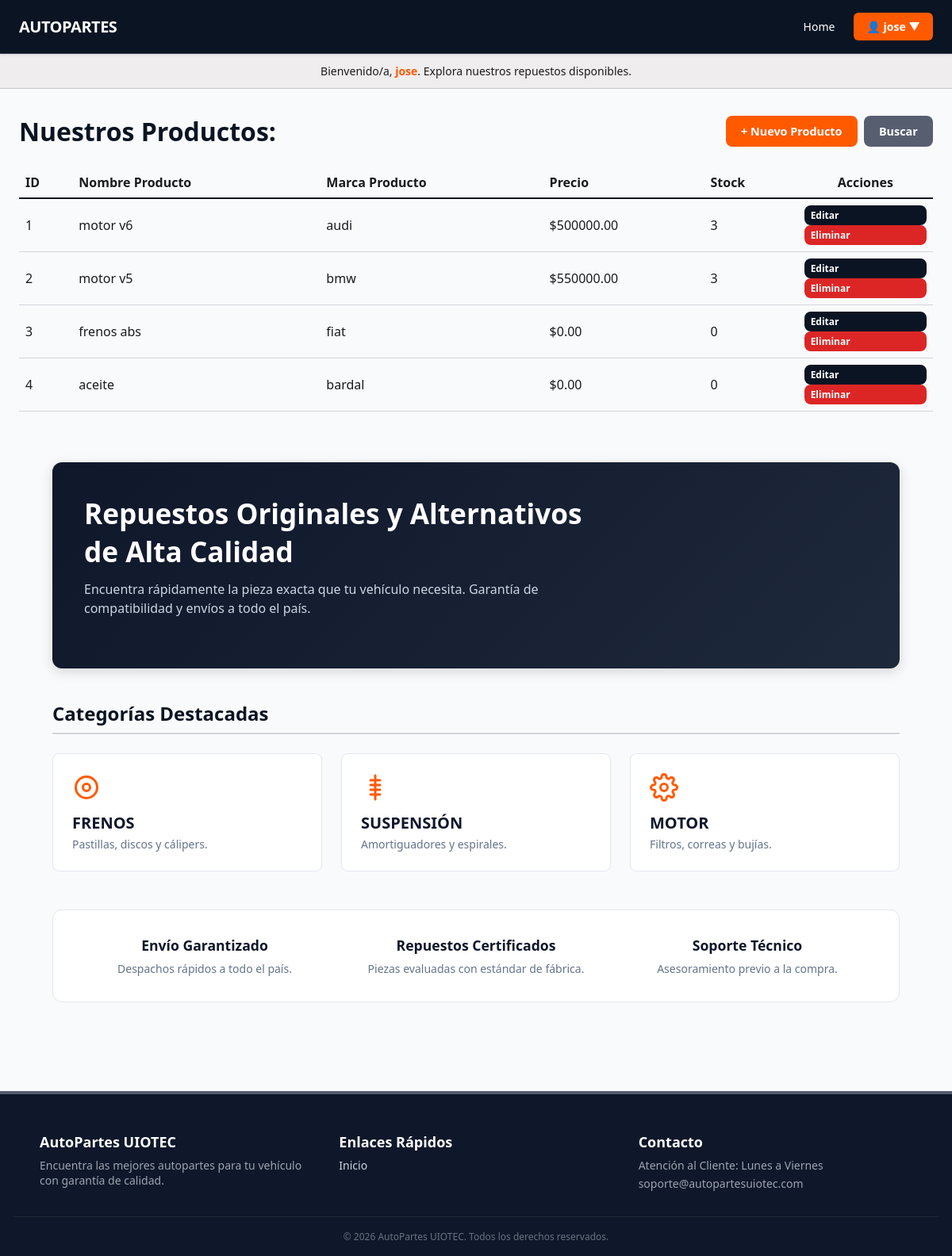
Screenshot of /productos/ (signed in) with the database file from the repository.
### Autopartes/models.py (models this page shows, shortened)
class Productos(models.Model):
    nombre_producto = models.CharField(max_length=30)
    marca_producto = models.CharField(max_length=20)
    precio = models.DecimalField(max_digits=10, decimal_places=2, default=0.00)
    stock = models.IntegerField(default=0)

### Autopartes/views.py (the view)
# urls.py: path('productos/', views.mostrar_productos, name='productos'),
def mostrar_productos(request):
    producto = Productos.objects.all()
    context = {'producto': producto}
    return render(request, 'Autopartes/productos.html', context=context)

### templates/Autopartes/productos.html (shortened to what this page needs)
{% extends 'Autopartes/index.html' %}
{% load static %}
{% block codigoDinamico %}
<div class="main-container">
    <div style="display: flex; justify-content: space-between; align-items: center; margin-bottom: 1.5rem;">
        <h1 style="color: var(--primary); margin: 0;">Nuestros Productos:</h1>
        <div style="display: flex; gap: 0.5rem;">
            <a href="{% url 'Crear productos' %}" class="btn-orange">
                + Nuevo Producto
            </a>
            <a href="{% url 'buscar_marca_producto' %}" class="btn-orange" style="background-color: var(--secondary);">
                Buscar
            </a>
        </div>
    </div>
    <table class="table" style="width: 100%; border-collapse: collapse; margin-top: 1rem;">
        <thead>
            <tr style="border-bottom: 2px solid var(--primary); text-align: left;">
                <th scope="col" style="padding: 0.5rem;">ID</th>
                <th scope="col" style="padding: 0.5rem;">Nombre Producto</th>
                <th scope="col" style="padding: 0.5rem;">Marca Producto</th>
                <th scope="col" style="padding: 0.5rem;">Precio</th>
                <th scope="col" style="padding: 0.5rem;">Stock</th>
                <th scope="col" style="padding: 0.5rem; text-align: center;">Acciones</th>
            </tr>
        </thead>
        <tbody>
            {% for p in producto %}
                <tr style="border-bottom: 1px solid var(--border-color);">
                    <td style="padding: 0.5rem;">{{ p.id }}</td>
                    <td style="padding: 0.5rem;">{{ p.nombre_producto }}</td>
                    <td style="padding: 0.5rem;">{{ p.marca_producto }}</td>
                    <td style="padding: 0.5rem;">${{ p.precio|floatformat:2 }}</td>
                    <td style="padding: 0.5rem;">{{ p.stock }}</td>
                    <td style="padding: 0.5rem; text-align: center; white-space: nowrap;">
                        <a href="{% url 'actualizar_producto' p.id %}"
                           class="btn-orange"
                           style="padding: 0.25rem 0.5rem; font-size: 0.75rem; background-color: var(--primary);">
                            Editar
                        </a>
                        <a href="{% url 'eliminar_producto' p.id %}"
                           class="btn-orange"
                           style="padding: 0.25rem 0.5rem; font-size: 0.75rem; background-color: #dc2626;">
                            Eliminar
                        </a>
                    </td>
                </tr>
            {% empty %}
                <tr>
                    <td colspan="4" style="padding: 1rem;">No hay productos disponibles.</td>
                </tr>
            {% endfor %}
        </tbody>
    </table>
</div>
{% endblock codigoDinamico %}

### templates/Autopartes/index.html (shortened to what this page needs)
{% load static %}
<!DOCTYPE html>
<html lang="es">
<head>
    <link rel="stylesheet" href="{% static 'Autopartes/styles.css' %}">
</head>
<body>
    <nav class="navbar">
        <div class="navbar-container">
            <a href="{% url 'index' %}" class="brand-title">
                Autopartes
            </a>
            <ul class="nav-links">
                <li><a href="{% url 'index' %}" style="color: var(--on-primary);">Home</a></li>
                {% if request.user.is_authenticated %}
                    <details style="position: relative; list-style: none;">
                        <summary style="list-style: none; cursor: pointer; background-color: #ff5a00; color: white; padding: 0.5rem 1rem; border-radius: 6px; font-weight: bold; display: inline-block;">
                            👤 {{ request.user.first_name|default:request.user.username }} ▼
                        </summary>
                    </details>
                {% endif %}
            </ul>
        </div>
    </nav>
    <div class="banner-info">
        <span>
            {% if request.user.is_authenticated %}
                Bienvenido/a, <strong style="color: #FF5A00;">{{ request.user.first_name|default:request.user.username }}</strong>. Explora nuestros repuestos disponibles.
            {% endif %}
        </span>
    </div>
    {% block codigoDinamico %}
    {% endblock codigoDinamico %}
    <main class="main-container" style="max-width: 1100px; margin: 2rem auto; padding: 0 1rem;">
        <section style="background: linear-gradient(135deg, #0f172a 0%, #1e293b 100%); color: #ffffff; padding: 2.5rem; border-radius: 12px; margin-bottom: 2.5rem; box-shadow: 0 4px 15px rgba(0,0,0,0.15);">
            <div style="max-width: 650px;">
                <h1 style="font-size: 2.2rem; font-weight: 800; margin-top: 0; margin-bottom: 0.75rem; color: #ffffff;">
                    Repuestos Originales y Alternativos de Alta Calidad
                </h1>
                <p style="color: #cbd5e1; font-size: 1rem; line-height: 1.5; margin-bottom: 1.5rem;">
                    Encuentra rápidamente la pieza exacta que tu vehículo necesita. Garantía de compatibilidad y envíos a todo el país.
                </p>
            </div>
        </section>
        <section style="margin-bottom: 3rem;">
            <h2 style="font-size: 1.5rem; font-weight: 700; color: var(--primary); margin-bottom: 1.5rem; border-bottom: 2px solid var(--border-color); padding-bottom: 0.5rem;">
                Categorías Destacadas
            </h2>
            <div class="cards-grid" style="display: grid; grid-template-columns: repeat(auto-fit, minmax(250px, 1fr)); gap: 1.5rem;">
                <div class="industrial-card" style="background: #ffffff; border: 1px solid #e2e8f0; border-radius: 8px; padding: 1.5rem; display: flex; flex-direction: column; justify-content: space-between;">
                    <div>
                        <svg width="36" height="36" viewBox="0 0 24 24" fill="none" stroke="#FF5A00" stroke-width="2" stroke-linecap="round" stroke-linejoin="round">
                            <circle cx="12" cy="12" r="9"></circle>
                            <circle cx="12" cy="12" r="3"></circle>
                        </svg>
                        <h3 style="font-size: 1.25rem; font-weight: 700; color: #0f172a; text-transform: uppercase; margin-top: 0.5rem;">Frenos</h3>
                        <p style="font-size: 0.875rem; color: #64748b; margin-top: 0.25rem;">Pastillas, discos y cálipers.</p>
                    </div>
                </div>
                <div class="industrial-card" style="background: #ffffff; border: 1px solid #e2e8f0; border-radius: 8px; padding: 1.5rem; display: flex; flex-direction: column; justify-content: space-between;">
                    <div>
                        <svg width="36" height="36" viewBox="0 0 24 24" fill="none" stroke="#FF5A00" stroke-width="2" stroke-linecap="round" stroke-linejoin="round">
                            <path d="M12 2v20M8 6h8M8 10h8M8 14h8M8 18h8"></path>
                        </svg>
                        <h3 style="font-size: 1.25rem; font-weight: 700; color: #0f172a; text-transform: uppercase; margin-top: 0.5rem;">Suspensión</h3>
                        <p style="font-size: 0.875rem; color: #64748b; margin-top: 0.25rem;">Amortiguadores y espirales.</p>
                    </div>
                </div>
                <div class="industrial-card" style="background: #ffffff; border: 1px solid #e2e8f0; border-radius: 8px; padding: 1.5rem; display: flex; flex-direction: column; justify-content: space-between;">
                    <div>
                        <h3 style="font-size: 1.25rem; font-weight: 700; color: #0f172a; text-transform: uppercase; margin-top: 0.5rem;">Motor</h3>
                        <p style="font-size: 0.875rem; color: #64748b; margin-top: 0.25rem;">Filtros, correas y bujías.</p>
                    </div>
                </div>
            </div>
        </section>
        <section style="background-color: #ffffff; border-radius: 12px; padding: 2rem; border: 1px solid #e2e8f0; margin-bottom: 2rem;">
            <div style="display: grid; grid-template-columns: repeat(auto-fit, minmax(200px, 1fr)); gap: 1.5rem; text-align: center;">
                <div>
                    <h4 style="margin: 0; font-size: 1.1rem; color: #0f172a; font-weight: 700;">Envío Garantizado</h4>
                    <p style="margin-top: 0.5rem; font-size: 0.875rem; color: #64748b;">Despachos rápidos a todo el país.</p>
                </div>
                <div>
                    <h4 style="margin: 0; font-size: 1.1rem; color: #0f172a; font-weight: 700;">Repuestos Certificados</h4>
                    <p style="margin-top: 0.5rem; font-size: 0.875rem; color: #64748b;">Piezas evaluadas con estándar de fábrica.</p>
                </div>
                <div>
                    <h4 style="margin: 0; font-size: 1.1rem; color: #0f172a; font-weight: 700;">Soporte Técnico</h4>
                    <p style="margin-top: 0.5rem; font-size: 0.875rem; color: #64748b;">Asesoramiento previo a la compra.</p>
                </div>
            </div>
        </section>
    </main>
    <footer class="footer" style="background-color: #0f172a; color: #ffffff; padding: 3rem 1rem 1rem 1rem; margin-top: 3rem;">
        <div style="max-width: 1100px; margin: 0 auto; display: grid; grid-template-columns: repeat(auto-fit, minmax(200px, 1fr)); gap: 2rem;">
            <div>
                <h5 style="font-size: 1.125rem; font-weight: bold; margin-bottom: 0.5rem; color: #ffffff;">AutoPartes UIOTEC</h5>
                <p style="color: #9CA3AF; font-size: 0.875rem; margin-top: 0;">Encuentra las mejores autopartes para tu vehículo con garantía de calidad.</p>
            </div>
            <div>
                <h5 style="font-size: 1.125rem; font-weight: bold; margin-bottom: 0.5rem; color: #ffffff;">Enlaces Rápidos</h5>
                <ul style="list-style: none; padding: 0; margin: 0; display: flex; flex-direction: column; gap: 0.5rem; font-size: 0.875rem;">
                    {% if request.user.is_staff %}
                        <li><a href="{% url 'productos' %}" style="color: #cbd5e1; text-decoration: none;">Productos</a></li>
                        <li><a href="{% url 'usuarios' %}" style="color: #cbd5e1; text-decoration: none;">Usuarios</a></li>
                        <li><a href="{% url 'ventas_detalles' %}" style="color: #cbd5e1; text-decoration: none;">Ventas Detalles</a></li>
                    {% else %}
                        <li><a href="{% url 'index' %}" style="color: #cbd5e1; text-decoration: none;">Inicio</a></li>
                    {% endif %}
                </ul>
            </div>
            <div>
                <h5 style="font-size: 1.125rem; font-weight: bold; margin-bottom: 0.5rem; color: #ffffff;">Contacto</h5>
                <p style="color: #9CA3AF; font-size: 0.875rem; margin: 0;">Atención al Cliente: Lunes a Viernes</p>
                <p style="color: #9CA3AF; font-size: 0.875rem; margin-top: 0.25rem;">soporte@autopartesuiotec.com</p>
            </div>
        </div>
        <div style="text-align: center; font-size: 0.75rem; color: #6B7280; margin-top: 2rem; padding-top: 1rem; border-top: 1px solid #1F2937;">
            &copy; 2026 AutoPartes UIOTEC. Todos los derechos reservados.
        </div>
    </footer>
</body>
</html>

### static/Autopartes/styles.css (style rules this page uses)
:root { --primary: #0a1422; --on-primary: #ffffff; --safety-orange: #FF5A00; --secondary: #575e70; --surface: #fbf9fa; --surface-container: #f0edee; --on-surface: #1b1b1d; --on-surface-variant: #44474c; --border-color: #D1D5DB; --outline-variant: #c5c6cc; --font-sans: system-ui, -apple-system, BlinkMacSystemFont, 'Segoe UI', Roboto, Oxygen, Ubuntu, Cantarell, sans-serif; --font-mono: 'JetBrains Mono', Consolas, Monaco, 'Courier New', monospace; }
* { box-sizing: border-box; margin: 0; padding: 0; }
body { font-family: var(--font-sans); background-color: #F9FAFB; color: var(--on-surface); min-height: 100vh; display: flex; flex-direction: column; }
.navbar { background-color: var(--primary); color: var(--on-primary); position: sticky; top: 0; z-index: 50; border-bottom: 1px solid #374151; box-shadow: 0 1px 3px rgba(0,0,0,0.1); }
.navbar-container { max-width: 1280px; margin: 0 auto; padding: 1rem 1.5rem; display: flex; flex-direction: column; align-items: center; justify-content: space-between; gap: 1rem; }
@media (min-width: 768px) { .navbar-container { flex-direction: row; } }
.brand-title { font-size: 1.25rem; font-weight: 800; text-transform: uppercase; color: var(--on-primary); text-decoration: none; letter-spacing: -0.025em; }
.nav-links { display: flex; flex-wrap: wrap; align-items: center; gap: 1.5rem; list-style: none; font-size: 0.875rem; font-weight: 500; }
.nav-links a { color: #D1D5DB; text-decoration: none; transition: color 0.2s; }
.btn-orange { background-color: var(--safety-orange); color: var(--on-primary); padding: 0.5rem 1rem; border-radius: 0.25rem; font-weight: 700; text-decoration: none; border: none; cursor: pointer; transition: opacity 0.2s; }
.banner-info { background-color: var(--surface-container); border-bottom: 1px solid var(--outline-variant); padding: 0.75rem 1.5rem; text-align: center; font-size: 0.875rem; }
.main-container { flex-grow: 1; width: 100%; max-width: 1280px; margin: 0 auto; padding: 2rem 1.5rem; }
.industrial-card { background-color: #ffffff; border: 1px solid var(--border-color); border-radius: 0.125rem; padding: 1.5rem; display: flex; flex-direction: column; justify-content: space-between; transition: all 0.2s ease-in-out; }
.cards-grid { display: grid; grid-template-columns: 1fr; gap: 1.5rem; }
@media (min-width: 768px) { .cards-grid { grid-template-columns: repeat(3, 1fr); } }
.footer { background-color: var(--primary); color: var(--on-primary); border-top: 4px solid var(--secondary); margin-top: auto; padding: 2rem 0; }
.footer ul { list-style: none; }
.footer a { color: #D1D5DB; text-decoration: none; }
:root { --color-primario: #0d6efd; --color-primario-hover: #0b5ed7; --color-exito: #198754; --color-exito-hover: #157347; --color-fondo: #f8f9fa; --color-texto: #212529; --color-borde: #ced4da; --sombra-tarjeta: 0 4px 12px rgba(0, 0, 0, 0.1); }
.btn-orange { background-color: #ff5a00; color: #ffffff; padding: 0.6rem 1.2rem; border-radius: 8px; border: none; cursor: pointer; font-weight: 700; font-size: 0.9rem; display: flex; align-items: center; gap: 8px; transition: background-color 0.2s ease, transform 0.1s ease; }

### rows the page displays
Productos: id "1", nombre_producto "motor v6", marca_producto "audi", precio "500000.00", stock "3"
Productos: id "2", nombre_producto "motor v5", marca_producto "bmw", precio "550000.00", stock "3"
Productos: id "3", nombre_producto "frenos abs", marca_producto "fiat", precio "0.00", stock "0"
Productos: id "4", nombre_producto "aceite", marca_producto "bardal", precio "0.00", stock "0"

### other values shown
{{ request.user.first_name|default:request.user.username }} "jose"
